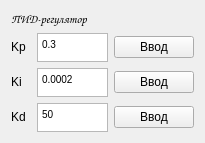
     <widget class="QWidget" name="layoutWidget_2">
      <property name="geometry">
       <rect>
        <x>0</x>
        <y>0</y>
        <width>192</width>
        <height>141</height>
       </rect>
      </property>
      <layout class="QGridLayout" name="gridLayout_4">
       <item row="1" column="0">
        <layout class="QVBoxLayout" name="verticalLayout">
         <item>
          <widget class="QLabel" name="label_6">
           <property name="sizePolicy">
            <sizepolicy hsizetype="Maximum" vsizetype="Maximum">
             <horstretch>0</horstretch>
             <verstretch>0</verstretch>
            </sizepolicy>
           </property>
           <property name="font">
            <font>
             <family>Comic Sans MS</family>
             <weight>75</weight>
             <bold>true</bold>
            </font>
           </property>
           <property name="text">
            <string>ПИД-регулятор</string>
           </property>
          </widget>
         </item>
         <item>
          <layout class="QHBoxLayout" name="horizontalLayout">
           <item>
            <widget class="QLabel" name="label_3">
             <property name="sizePolicy">
              <sizepolicy hsizetype="Maximum" vsizetype="Maximum">
               <horstretch>0</horstretch>
               <verstretch>0</verstretch>
              </sizepolicy>
             </property>
             <property name="minimumSize">
              <size>
               <width>20</width>
               <height>10</height>
              </size>
             </property>
             <property name="text">
              <string>Kp</string>
             </property>
            </widget>
           </item>
           <item>
            <widget class="QTextEdit" name="Kp_text">
             <property name="sizePolicy">
              <sizepolicy hsizetype="Fixed" vsizetype="Fixed">
               <horstretch>0</horstretch>
               <verstretch>0</verstretch>
              </sizepolicy>
             </property>
             <property name="maximumSize">
              <size>
               <width>71</width>
               <height>29</height>
              </size>
             </property>
             <property name="html">
              <string>&lt;!DOCTYPE HTML PUBLIC &quot;-//W3C//DTD HTML 4.0//EN&quot; &quot;http://www.w3.org/TR/REC-html40/strict.dtd&quot;&gt;
&lt;html&gt;&lt;head&gt;&lt;meta name=&quot;qrichtext&quot; content=&quot;1&quot; /&gt;&lt;style type=&quot;text/css&quot;&gt;
p, li { white-space: pre-wrap; }
&lt;/style&gt;&lt;/head&gt;&lt;body style=&quot; font-family:'MS Shell Dlg 2'; font-size:8.25pt; font-weight:400; font-style:normal;&quot;&gt;
&lt;p style=&quot; margin-top:0px; margin-bottom:0px; margin-left:0px; margin-right:0px; -qt-block-indent:0; text-indent:0px;&quot;&gt;&lt;span style=&quot; font-family:'MS Shell Dlg 2'; font-size:7.8pt;&quot;&gt;0.3&lt;/span&gt;&lt;/p&gt;&lt;/body&gt;&lt;/html&gt;</string>
             </property>
            </widget>
           </item>
           <item>
            <widget class="QPushButton" name="write_Kp">
             <property name="sizePolicy">
              <sizepolicy hsizetype="Maximum" vsizetype="Fixed">
               <horstretch>0</horstretch>
               <verstretch>0</verstretch>
              </sizepolicy>
             </property>
             <property name="text">
              <string>Ввод</string>
             </property>
            </widget>
           </item>
          </layout>
         </item>
         <item>
          <layout class="QHBoxLayout" name="horizontalLayout_3">
           <item>
            <widget class="QLabel" name="label_4">
             <property name="sizePolicy">
              <sizepolicy hsizetype="Maximum" vsizetype="Maximum">
               <horstretch>0</horstretch>
               <verstretch>0</verstretch>
              </sizepolicy>
             </property>
             <property name="minimumSize">
              <size>
               <width>20</width>
               <height>10</height>
              </size>
             </property>
             <property name="text">
              <string>Ki</string>
             </property>
            </widget>
           </item>
           <item>
            <widget class="QTextEdit" name="Ki_text">
             <property name="sizePolicy">
              <sizepolicy hsizetype="Fixed" vsizetype="Fixed">
               <horstretch>0</horstretch>
               <verstretch>0</verstretch>
              </sizepolicy>
             </property>
             <property name="maximumSize">
              <size>
               <width>71</width>
               <height>29</height>
              </size>
             </property>
             <property name="html">
              <string>&lt;!DOCTYPE HTML PUBLIC &quot;-//W3C//DTD HTML 4.0//EN&quot; &quot;http://www.w3.org/TR/REC-html40/strict.dtd&quot;&gt;
&lt;html&gt;&lt;head&gt;&lt;meta name=&quot;qrichtext&quot; content=&quot;1&quot; /&gt;&lt;style type=&quot;text/css&quot;&gt;
p, li { white-space: pre-wrap; }
&lt;/style&gt;&lt;/head&gt;&lt;body style=&quot; font-family:'MS Shell Dlg 2'; font-size:8.25pt; font-weight:400; font-style:normal;&quot;&gt;
&lt;p style=&quot; margin-top:0px; margin-bottom:0px; margin-left:0px; margin-right:0px; -qt-block-indent:0; text-indent:0px;&quot;&gt;&lt;span style=&quot; font-family:'MS Shell Dlg 2'; font-size:7.8pt;&quot;&gt;0.0002&lt;/span&gt;&lt;/p&gt;&lt;/body&gt;&lt;/html&gt;</string>
             </property>
            </widget>
           </item>
           <item>
            <widget class="QPushButton" name="write_Ki">
             <property name="sizePolicy">
              <sizepolicy hsizetype="Maximum" vsizetype="Fixed">
               <horstretch>0</horstretch>
               <verstretch>0</verstretch>
              </sizepolicy>
             </property>
             <property name="text">
              <string>Ввод</string>
             </property>
            </widget>
           </item>
          </layout>
         </item>
         <item>
          <layout class="QHBoxLayout" name="horizontalLayout_2">
           <item>
            <widget class="QLabel" name="label_5">
             <property name="sizePolicy">
              <sizepolicy hsizetype="Maximum" vsizetype="Maximum">
               <horstretch>0</horstretch>
               <verstretch>0</verstretch>
              </sizepolicy>
             </property>
             <property name="minimumSize">
              <size>
               <width>20</width>
               <height>10</height>
              </size>
             </property>
             <property name="text">
              <string>Kd</string>
             </property>
            </widget>
           </item>
           <item>
            <widget class="QTextEdit" name="Kd_text">
             <property name="sizePolicy">
              <sizepolicy hsizetype="Fixed" vsizetype="Fixed">
               <horstretch>0</horstretch>
               <verstretch>0</verstretch>
              </sizepolicy>
             </property>
             <property name="maximumSize">
              <size>
               <width>71</width>
               <height>29</height>
              </size>
             </property>
             <property name="html">
              <string>&lt;!DOCTYPE HTML PUBLIC &quot;-//W3C//DTD HTML 4.0//EN&quot; &quot;http://www.w3.org/TR/REC-html40/strict.dtd&quot;&gt;
&lt;html&gt;&lt;head&gt;&lt;meta name=&quot;qrichtext&quot; content=&quot;1&quot; /&gt;&lt;style type=&quot;text/css&quot;&gt;
p, li { white-space: pre-wrap; }
&lt;/style&gt;&lt;/head&gt;&lt;body style=&quot; font-family:'MS Shell Dlg 2'; font-size:8.25pt; font-weight:400; font-style:normal;&quot;&gt;
&lt;p style=&quot; margin-top:0px; margin-bottom:0px; margin-left:0px; margin-right:0px; -qt-block-indent:0; text-indent:0px;&quot;&gt;&lt;span style=&quot; font-family:'MS Shell Dlg 2'; font-size:7.8pt;&quot;&gt;50&lt;/span&gt;&lt;/p&gt;&lt;/body&gt;&lt;/html&gt;</string>
             </property>
            </widget>
           </item>
           <item>
            <widget class="QPushButton" name="write_Kd">
             <property name="sizePolicy">
              <sizepolicy hsizetype="Maximum" vsizetype="Fixed">
               <horstretch>0</horstretch>
               <verstretch>0</verstretch>
              </sizepolicy>
             </property>
             <property name="text">
              <string>Ввод</string>
             </property>
            </widget>
           </item>
          </layout>
         </item>
        </layout>
       </item>
      </layout>
     </widget>
